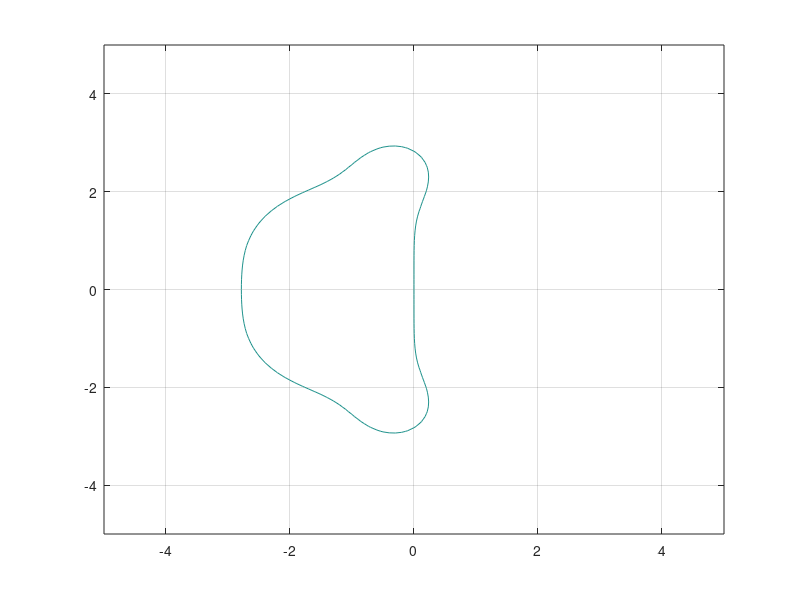

Source code (MATLAB):
clear all
clc
close all
%% Task 3
G_Runge_Kutta = @(z)(1 + z + z.^2/2 + z.^3/6 + z.^4/24)
[X,Y] = meshgrid(-5:0.1:5,-5:0.1:5);
Z = X + Y*sqrt(-1);
figure(3)
contour(X,Y,abs(G_Runge_Kutta(Z)),[1 1])
hold on
grid on
%plot([0,0],[-5,5])